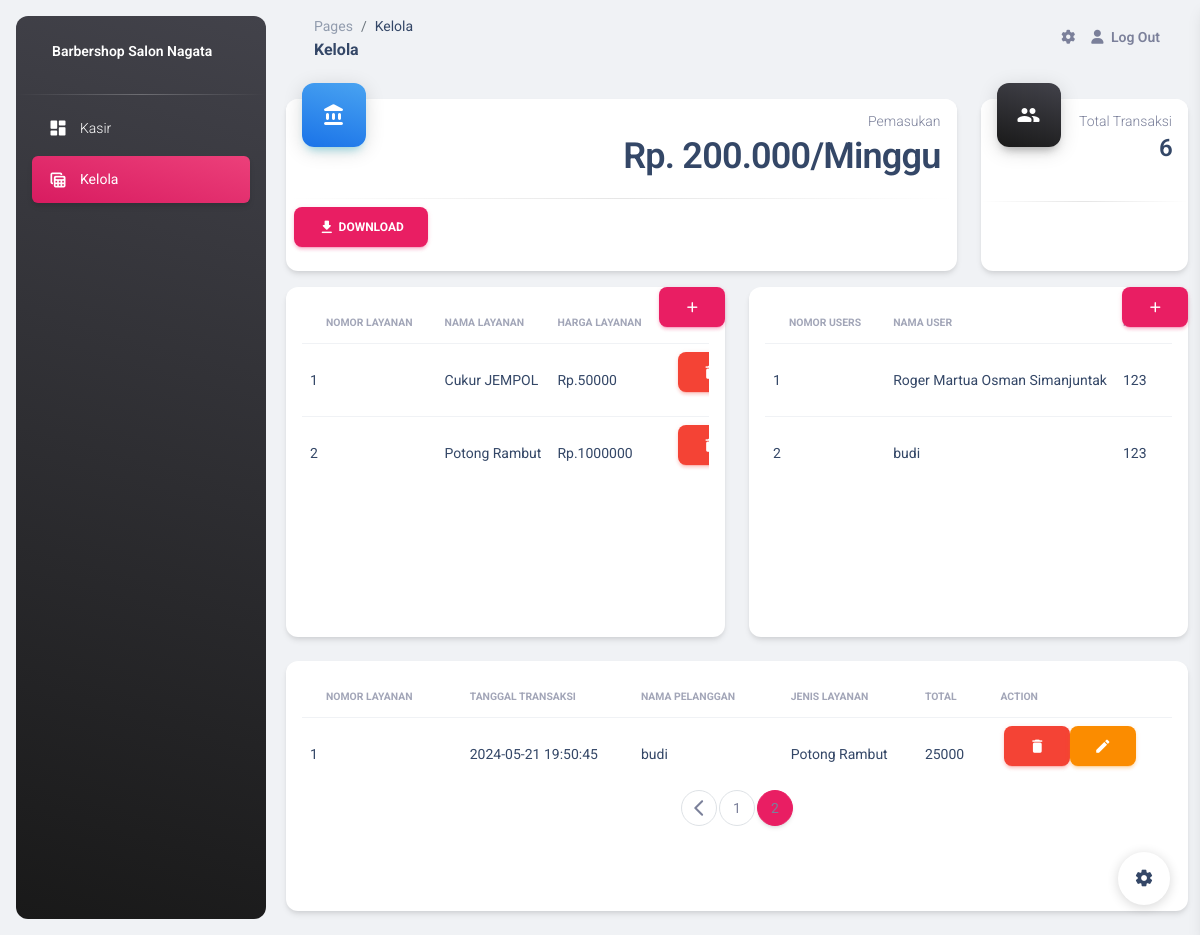
Screenshot of /pages/kelola.php?page=2 (signed in) with the database file from the repository.
### tables this page shows
CREATE TABLE `layanan` (
  `id_layanan` int(11) NOT NULL,
  `nama_layanan` varchar(25) NOT NULL,
  `harga_layanan` int(11) NOT NULL
);

CREATE TABLE `users` (
  `id` int(11) NOT NULL,
  `role` varchar(15) NOT NULL,
  `user_name` varchar(255) NOT NULL,
  `password` varchar(255) NOT NULL,
  `name` varchar(255) NOT NULL
);

CREATE TABLE `transaksi` (
  `id_transaksi` int(11) NOT NULL,
  `nama_pelanggan` varchar(25) NOT NULL,
  `tanggal_transaksi` varchar(25) NOT NULL,
  `jenis_layanan` varchar(25) NOT NULL,
  `total` int(11) NOT NULL
);

### pages/kelola.php (the view, shortened to what this page needs)
<?php
if (isset($_SESSION['id']) && isset($_SESSION['user_name'])) {
  include('connection/db_conn.php');
  $sql = "SELECT SUM(total) AS total_pemasukan FROM transaksi WHERE tanggal_transaksi >= NOW() - INTERVAL 7 DAY";
  $result = $conn->query($sql);
  if ($result->num_rows > 0) {
      $row = $result->fetch_assoc();
      $total_pemasukan = $row['total_pemasukan'];
  } else {
      $total_pemasukan = 0;
  }
  $sql = "SELECT COUNT(DISTINCT id_transaksi) AS total_pelanggan FROM transaksi";
  $result = $conn->query($sql);
  if ($result->num_rows > 0) {
      $row = $result->fetch_assoc();
      $total_pelanggan = $row['total_pelanggan'];
  } else {
      $total_pelanggan = 0;
  }
} else {
  header("Location: index.php");
  exit();
}
?>
<!DOCTYPE html>
<html lang="en">
<head>
  <link href="../resources/css/nucleo-icons.css" rel="stylesheet" />
  <link href="../resources/css/nucleo-svg.css" rel="stylesheet" />
  <link id="pagestyle" href="../resources/css/material-dashboard.css?v=3.1.0" rel="stylesheet" />
</head>
<body class="g-sidenav-show  bg-gray-200">
  <aside class="sidenav navbar navbar-vertical navbar-expand-xs border-0 border-radius-xl my-3 fixed-start ms-3   bg-gradient-dark" id="sidenav-main">
    <div class="sidenav-header">
      <a class="navbar-brand m-0" href=" https://demos.creative-tim.com/material-dashboard/pages/dashboard " target="_blank">
        <span class="ms-1 font-weight-bold text-white te-center">Barbershop Salon Nagata</span>
      </a>
    </div>
    <hr class="horizontal light mt-0 mb-2">
    <div class="collapse navbar-collapse  w-auto " id="sidenav-collapse-main">
      <ul class="navbar-nav">
        <li class="nav-item">
          <a class="nav-link text-white " href="../pages/kasir.php">
            <div class="text-white text-center me-2 d-flex align-items-center justify-content-center">
              <i class="material-icons opacity-10">dashboard</i>
            </div>
            <span class="nav-link-text ms-1">Kasir</span>
          </a>
        </li>
        <li class="nav-item">
          <a class="nav-link text-white active bg-gradient-primary" href="#">
            <div class="text-white text-center me-2 d-flex align-items-center justify-content-center">
              <i class="material-icons opacity-10">table_view</i>
            </div>
            <span class="nav-link-text ms-1">Kelola</span>
          </a>
        </li>
      </ul>
    </div>
  </aside>
  <main class="main-content position-relative max-height-vh-100 h-100 border-radius-lg ">
    <nav class="navbar navbar-main navbar-expand-lg px-0 mx-4 shadow-none border-radius-xl" id="navbarBlur" data-scroll="true">
      <div class="container-fluid py-1 px-3">
        <nav aria-label="breadcrumb">
          <ol class="breadcrumb bg-transparent mb-0 pb-0 pt-1 px-0 me-sm-6 me-5">
            <li class="breadcrumb-item text-sm"><a class="opacity-5 text-dark" href="javascript:;">Pages</a></li>
            <li class="breadcrumb-item text-sm text-dark active" aria-current="page">Kelola</li>
          </ol>
          <h6 class="font-weight-bolder mb-0">Kelola</h6>
        </nav>
        <div class="collapse navbar-collapse mt-sm-0 mt-2 me-md-0 me-sm-4" id="navbar">
          <ul class="navbar-nav  justify-content-end">
            <li class="nav-item px-3 d-flex align-items-center">
              <a href="javascript:;" class="nav-link text-body p-0">
                <i class="fa fa-cog fixed-plugin-button-nav cursor-pointer"></i>
              </a>
            </li>
            <li class="nav-item d-flex align-items-center">
              <a href="backend/logout.php" class="nav-link text-body font-weight-bold px-0">
                <i class="fa fa-user me-sm-1"></i>
                <span class="d-sm-inline d-none">Log Out</span>
              </a>
            </li>
          </ul>
        </div>
      </div>
    </nav>
    <div class="container-fluid py-4">
    <div class="row ">
        <div class="col-xl-9 col-md-6 mb-3">
          <div class="card h-100">
            <div class="card-header p-3 pt-2">
              <div class="icon icon-lg icon-shape bg-gradient-info shadow-info text-center border-radius-xl mt-n4 position-absolute">
                <i class="material-icons opacity-10">account_balance</i>
              </div>
              <div class="text-end pt-1">
                <p class="text-sm mb-0 text-capitalize">Pemasukan</p>
                <h4 class="mb-0 fs-2">Rp. <?php echo number_format($total_pemasukan, 0, ',', '.');?>/Minggu</h4>
              </div>
            </div>
            <hr class="dark horizontal my-0">
            <div class="card-footer p-2 ">
              <a href="backend/export-transaksi.php" class="btn btn-primary" data-bs-toggle="tooltip" data-bs-placement="top" title="Download dalam bentuk excel" data-container="body" data-animation="true"><i class="material-icons">download</i> Download</a>
            </div>
          </div>
        </div>
        <div class="col-xl-3 col-md-6 mb-3 ">
          <div class="card h-100">
            <div class="card-header p-3 pt-2">
              <div class="icon icon-lg icon-shape bg-gradient-dark shadow-dark text-center border-radius-xl mt-n4 position-absolute">
                <i class="material-icons opacity-10">group</i>
              </div>
              <div class="text-end pt-1">
                <p class="text-sm mb-0 text-capitalize">Total Transaksi</p>
                <h4 class="mb-0"><?php echo $total_pelanggan; ?></h4>
              </div>
            </div>
            <hr class="dark horizontal my-0">
            <div class="card-footer p-4">
            </div>
          </div>
        </div>
      </div>
      <div class="row" style="max-height: 100%;">
        <div class="col-md-12 col-xl-6" >
        <div class="  d-flex justify-content-end " >
        <div class="position-absolute ms-5"style="z-index: 100;">
          <a  data-bs-toggle="modal" data-bs-target="#exampleModal" class="btn btn-primary"><i class="material-icons">add</i></a>
        </div>
        </div>
          <div class="card p-3" style="height: 350px;">
            <div class="table-responsive">
              <table class="table align-items-center mb-0">
              <thead>
        <tr>
          <th class="text-uppercase text-secondary text-xxs font-weight-bolder opacity-7">Nomor Layanan</th>
          <th class="text-uppercase text-secondary text-xxs font-weight-bolder opacity-7 ps-2">Nama Layanan</th>
          <th class="text-uppercase text-secondary text-xxs font-weight-bolder opacity-7 ps-2">Harga Layanan</th>
          <th class="text-uppercase text-secondary text-xxs font-weight-bolder opacity-7 ps-2">Action</th>
        </tr>
      </thead>
      <tbody>
        <?php
       $no =1;
        $query = "SELECT * FROM layanan ";
        $result = $conn->query($query);
      if ($result->num_rows > 0) {
        while ($row = $result->fetch_assoc()) {
          echo ("
          <tr>
            <td>
              <div class=''>
                <h6 class='text-sm font-weight-normal mb-0' >{$no}</h6>
              </div>
            </td>
            <td>
              <div class=''>
                <h6 class='text-sm font-weight-normal mb-0'>{$row['nama_layanan']}</h6>
              </div>
            </td>
            <td>
              <div class=''>
              <h6 class='text-sm font-weight-normal mb-0'>Rp.{$row['harga_layanan']}</h6>
              </div>
            </td>
            <td class=' text-sm'>
              <div class='col d-flex'>
              <form action='backend/proses_delete_layanan.php' class='me-1' method='get' id='deleteForm_{$row['id_layanan']}'>
              <input type='hidden' name='id_layanan' value='{$row['id_layanan']}'>
              </form>
              <button class='btn btn-danger' onClick='showDeleteConfirmation({$row['id_layanan']})'><i class='material-icons'>delete</i></button>
              <a data-bs-toggle='modal' data-bs-target='#staticBackdrop1{$row['id_layanan']}' class='btn btn-warning'><i class='material-icons'>edit</i></a>
            </div>
              </div>
            </td>
          </tr>
          ");
          $no++;
        }
      } else {
          echo "<tr><td class='text-center' colspan='7'>Data not found.</td></tr>";
      }
        ?>
            </div>
          </div>
        </div>
        <div class="col-md-12 col-xl-6" >
        <div class="  d-flex justify-content-end " >
        <div class="position-absolute ms-5"style="z-index: 100;">
          <a  data-bs-toggle="modal" data-bs-target="#exampleModal2" class="btn btn-primary"><i class="material-icons">add</i></a>
        </div>
        </div>
          <div class="card p-3" style="height: 350px;">
            <div class="table-responsive">
              <table class="table align-items-center mb-0">
              <thead>
        <tr>
          <th class="text-uppercase text-secondary text-xxs font-weight-bolder opacity-7">Nomor Users</th>
          <th class="text-uppercase text-secondary text-xxs font-weight-bolder opacity-7 ps-2">Nama User</th>
          <th class="text-uppercase text-secondary text-xxs font-weight-bolder opacity-7 ps-2">Password User</th>
        </tr>
      </thead>
      <tbody>
        <?php
        include ('connection/db_conn.php');
        $no = 1;
        $query = "SELECT * FROM users";
        $result = $conn->query($query);
      if ($result->num_rows > 0) {
        while ($row = $result->fetch_assoc()) {
          echo ("
          <tr>
            <td>
              <div class=''>
                <h6 class='text-sm font-weight-normal mb-0' >{$no}</h6>
              </div>
            </td>
            <td>
              <div class=''>
                <h6 class='text-sm font-weight-normal mb-0'>{$row['name']}</h6>
              </div>
            </td>
            <td>
              <div class=''>
              <h6 class='text-sm font-weight-normal mb-0'>{$row['password']}</h6>
              </div>
            </td>
            <td>
              <div class=''>
              <h6 class='text-sm font-weight-normal mb-0'>{$row['role']}</h6>
              </div>
            </td>
            <td class=' text-sm'>
              <div class='col d-flex'>
              <form action='backend/proses_delete_user.php' class='me-1' method='get' id='deleteFormUser_{$row['id']}'>
                <input type='hidden' name='id' value='{$row['id']}'>
                </form>
                <a href='#' class='btn btn-danger' onClick='showDeleteConfirmationUser({$row['id']})'><i class='material-icons'>delete</i></a>
              <a data-bs-toggle='modal' data-bs-target='#editModal{$row['id']}' class='btn btn-warning'><i class='material-icons'>edit</i></a>
            </div>
              </div>
            </td>
          </tr>
          ");
          $no++;
        }
      } else {
          echo "<tr><td class='text-center' colspan='7'>Data not found.</td></tr>";
      }
        ?>
            </div>
      <div class="mt-4" >
          <div class="card p-3" style="height: 250px;">
            <div class="table-responsive">
              <table class="table align-items-center mb-0">
              <thead>
        <tr>
          <th class="text-uppercase text-secondary text-xxs font-weight-bolder opacity-7">Nomor Layanan</th>
          <th class="text-uppercase text-secondary text-xxs font-weight-bolder opacity-7 ps-2">Tanggal Transaksi</th>
          <th class="text-uppercase text-secondary text-xxs font-weight-bolder opacity-7 ps-2">Nama  Pelanggan</th>
          <th class="text-uppercase text-secondary text-xxs font-weight-bolder opacity-7 ps-2">Jenis Layanan</th>
          <th class="text-uppercase text-secondary text-xxs font-weight-bolder opacity-7 ps-2">Total</th>
          <th class="text-uppercase text-secondary text-xxs font-weight-bolder opacity-7 ps-2">Action</th>
        </tr>
      </thead>
      <tbody>
        <?php
        include('connection/db_conn.php');
       $no =1;
       $limit = 5;
       $page = isset($_GET['page']) ? $_GET['page']  : 1;
       $start= ($page - 1) * $limit;
        $query = "SELECT * FROM transaksi LIMIT $start, $limit ";
        $result = $conn->query($query);
      if ($result->num_rows > 0) {
        while ($row = $result->fetch_assoc()) {
          echo ("
          <tr>
            <td>
              <div class=''>
                <h6 class='text-sm font-weight-normal mb-0' >{$no}</h6>
              </div>
            </td>
            <td>
              <div class=''>
              <h6 class='text-sm font-weight-normal mb-0'>{$row['tanggal_transaksi']}</h6>
              </div>
            </td>
            <td>
              <div class=''>
              <h6 class='text-sm font-weight-normal mb-0'>{$row['nama_pelanggan']}</h6>
              </div>
            </td>
            <td>
              <div class=''>
              <h6 class='text-sm font-weight-normal mb-0'>{$row['jenis_layanan']}</h6>
              </div>
            </td>
            <td>
              <div class=''>
              <h6 class='text-sm font-weight-normal mb-0'>{$row['total']}</h6>
              </div>
            </td>
            <td class=' text-sm'>
              <div class='col d-flex'>
              <form action='backend/proses_delete_transaksi.php' class='me-1' method='get' id='deleteFormTransaksi_{$row['id_transaksi']}'>
              <input type='hidden' name='id_transaksi' value='{$row['id_transaksi']}'>
              </form>
              <button class='btn btn-danger' onClick='showDeleteConfirmationTransaksi({$row['id_transaksi']})'><i class='material-icons'>delete</i></button>
              <a data-bs-toggle='modal' data-bs-target='#staticBackdrop2{$row['id_transaksi']}' class='btn btn-warning'><i class='material-icons'>edit</i></a>
            </div>
              </div>
            </td>
          </tr>
          ");
          $no++;
        }
      } else {
          echo "<tr><td class='text-center' colspan='7'>Data not found.</td></tr>";
      }
        ?>
            </div>
            <div class="justify-content-center m-0 w-full p-0">
            <?php
                      include "connection/db_conn.php";
                      $queryTotal = "SELECT COUNT(id_transaksi) as total FROM transaksi";
                      $resultTotal = $conn->query($queryTotal);
                      $dataTotal = $resultTotal->fetch_assoc();
                      $totalPages = ceil($dataTotal['total'] / $limit);
                      $current_page = isset($_GET['page']) ? $_GET['page'] : 1;
                      echo '<ul class="pagination justify-content-center">';
                      if ($current_page > 1) {
                          echo '<li class="page-item"><a class="page-link " href="?page=' . ($current_page - 1) . '"><i class="material-icons">arrow_back_ios</i></a></li>';
                      }
                      for ($i = 1; $i <= $totalPages; $i++) {
                        echo '<li class="page-item ' . ($current_page == $i ? 'active ' : '') . '"><a class="page-link " href="?page=' . $i . '">' . $i . '</a></li>';
                      }
                      echo '</ul>';
                      ?>
               </div>
          </div>
  </main>
  <div class="fixed-plugin">
    <a class="fixed-plugin-button text-dark position-fixed px-3 py-2">
      <i class="material-icons py-2">settings</i>
    </a>
  </div>
</body>
</html>

### resources/css/nucleo-svg.css (style rules this page uses)
.icon { display: inline-block; color: #111111; height: 1em; width: 1em; }
.icon-lg { height: 1.6em; width: 1.6em; }
.icon { fill: currentColor; stroke: none; }

### pages/kelola.php (style rules this page uses)
.card.h-100 { display: flex; flex-direction: column; justify-content: space-between; }

### rows the page displays
layanan: nama_layanan "Cukur JEMPOL", harga_layanan "50000"
layanan: nama_layanan "Potong Rambut", harga_layanan "1000000"
users: name "Roger Martua Osman Simanjuntak", password "123"
users: name "budi", password "123"
transaksi: tanggal_transaksi "2024-05-21 19:50:45", nama_pelanggan "budi", jenis_layanan "Potong Rambut", total "25000"

### other values shown
$total_pemasukan "200.000"
$total_pelanggan "6"
